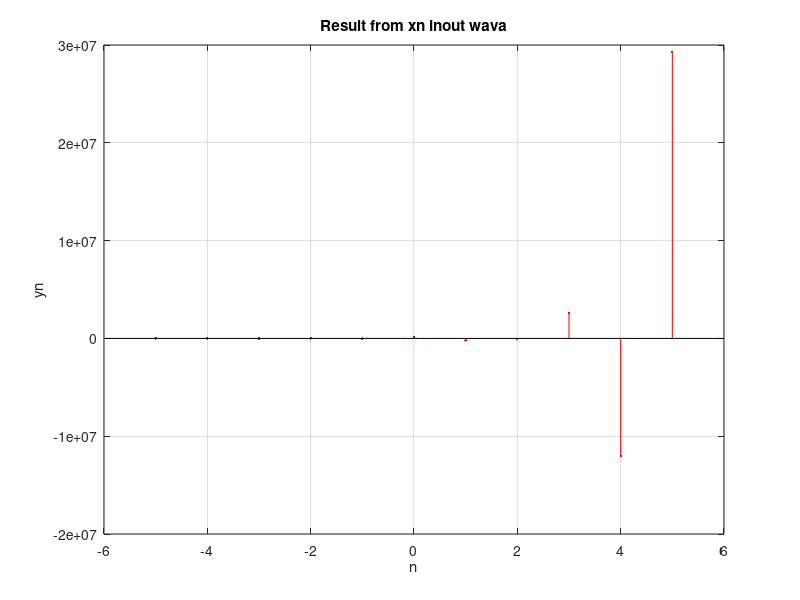

Recreate this plot in MATLAB.
%define differential equation

clear;

%differ & input equation var
disp('Input var a');
b0=input('Please input a0:');
b1=input('Please input a1:');
b2=input('Please input a2:');
disp('Input var b');
a1=input('Please input b1:');
a2=input('Please input b1:');

a=[1,a1,12];
b=[b0,b1,b2];

n=-5:5;
xn=(0.5).^n;


xi=filtic(b,a,0);   %initilize input
yn=filter(b,a,xn,xi);   %losute

stem(n,yn,'.r');
grid on;
title('Result from xn inout wava');
xlabel('n');
ylabel('yn');

